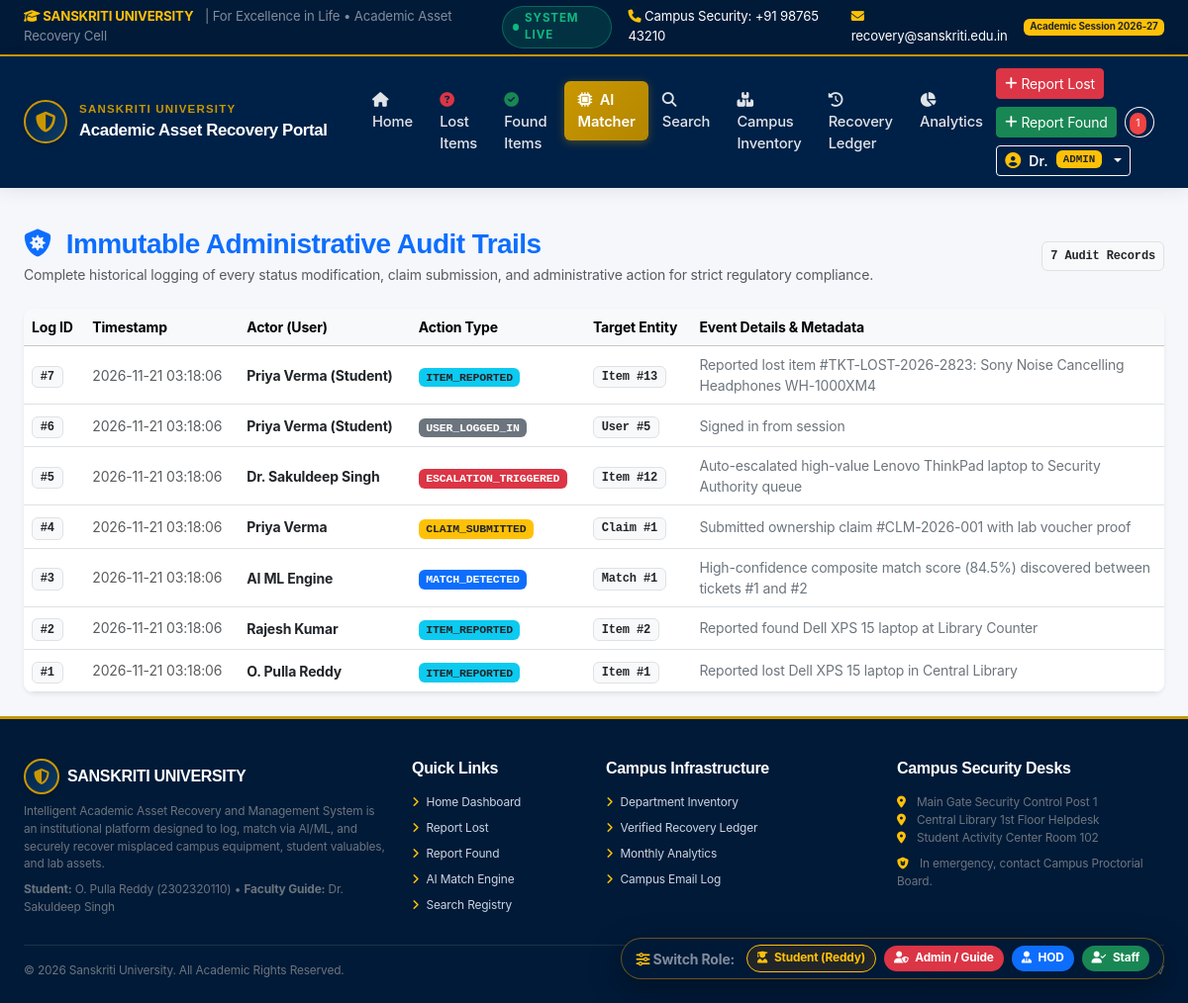
Page /admin/audit-logs (signed in) on the earlier database version.
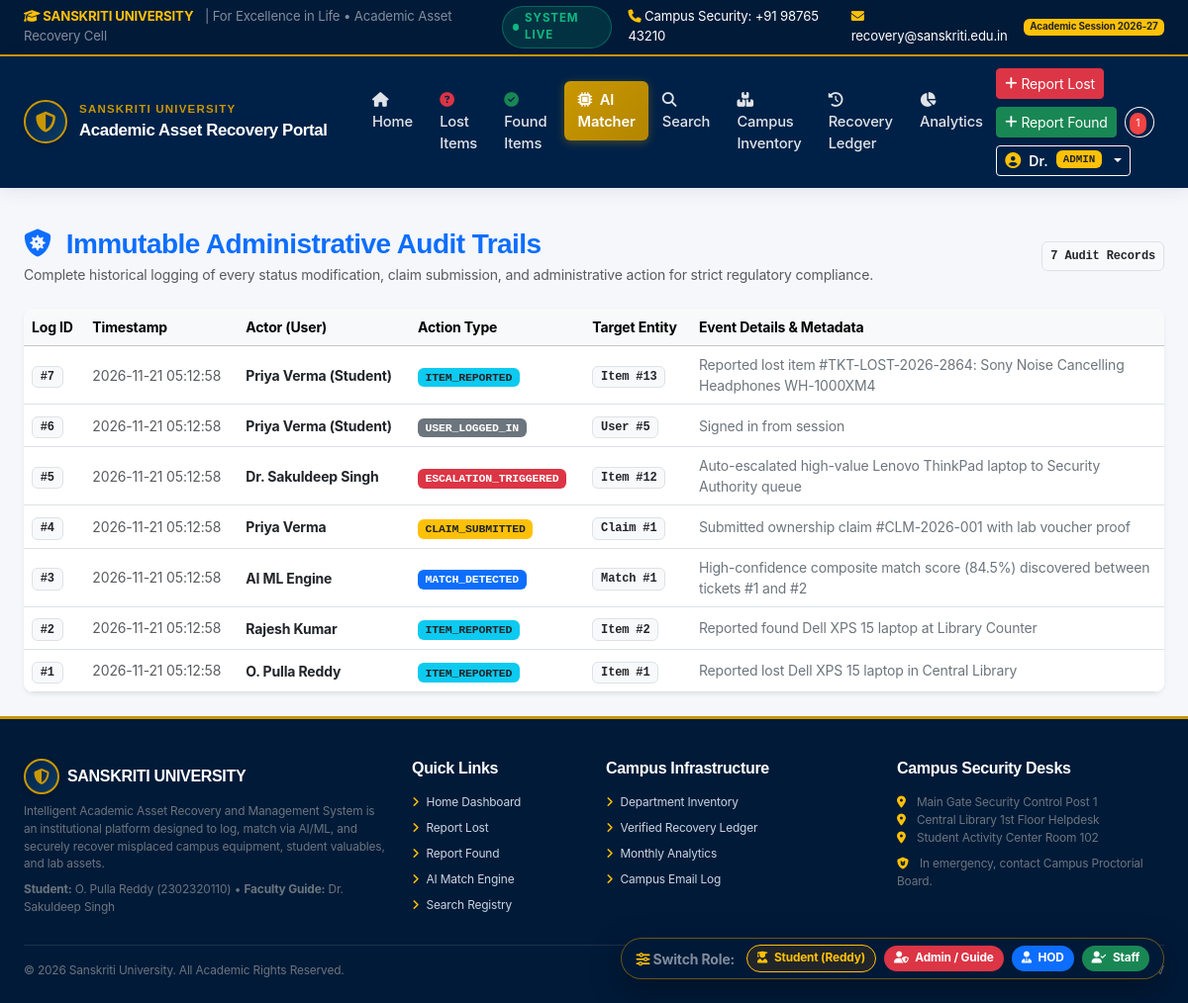
Same page on the later database version.
### tables this page shows
CREATE TABLE audit_logs (
        id INTEGER PRIMARY KEY AUTOINCREMENT,
        user_id INTEGER,
        user_name TEXT,
        action TEXT NOT NULL,
        target_type TEXT NOT NULL,
        target_id INTEGER,
        details TEXT,
        timestamp TIMESTAMP DEFAULT CURRENT_TIMESTAMP,
        FOREIGN KEY (user_id) REFERENCES users (id) ON DELETE SET NULL
    );

### app.py (the view)
@app.route('/admin/audit-logs')
@login_required
@role_required('admin', 'staff', 'dept_head')
def admin_audit_logs():
    logs = database.query_db("SELECT * FROM audit_logs ORDER BY id DESC LIMIT 100")
    return render_template('admin/audit_logs.html', logs=logs)

### app.py (called while the page is built)
@app.context_processor
def inject_global_template_data():
    user = get_current_user()
    unread_count = 0
    if user:
        row = database.query_db("SELECT COUNT(*) as c FROM notifications WHERE user_id = ? AND is_read = 0", (user['id'],), one=True)
        unread_count = row['c'] if row else 0
    return {
        'current_user': user,
        'unread_notifs_count': unread_count,
        'now_year': datetime.now().year
    }

### auth_helper.py (called while the page is built)
def get_current_user():
    if 'user_id' not in session:
        return None
    user = database.query_db("SELECT * FROM users WHERE id = ?", (session['user_id'],), one=True)
    return user

def login_required(f):
    @wraps(f)
    def decorated_function(*args, **kwargs):
        if 'user_id' not in session:
            flash("Please sign in with your university account to access this page.", "warning")
            return redirect(url_for('login', next=request.url))
        return f(*args, **kwargs)
    return decorated_function

### database.py (called while the page is built)
def get_db():
    if 'db' not in g:
        g.db = sqlite3.connect(DB_PATH)
        g.db.row_factory = sqlite3.Row
        g.db.execute("PRAGMA foreign_keys = ON")
    return g.db

### templates/admin/audit_logs.html (shortened to what this page needs)
{% extends 'base.html' %}
{% block content %}
<div class="container-fluid px-4">
    <div class="d-flex flex-column flex-md-row justify-content-between align-items-md-center mb-4 gap-3">
        <div>
            <h3 class="fw-bold mb-1 text-primary">
                <i class="fa-solid fa-shield-virus me-2"></i> Immutable Administrative Audit Trails
            </h3>
            <p class="text-muted small mb-0">Complete historical logging of every status modification, claim submission, and administrative action for strict regulatory compliance.</p>
        </div>
        <span class="badge bg-light text-dark border p-2 font-monospace">{{ logs|length }} Audit Records</span>
    </div>
    <div class="card shadow-sm border-0">
        <div class="card-body p-0">
            <div class="table-responsive">
                <table class="table table-hover align-middle mb-0">
                    <thead class="table-light small">
                        <tr>
                            <th>Log ID</th>
                            <th>Timestamp</th>
                            <th>Actor (User)</th>
                            <th>Action Type</th>
                            <th>Target Entity</th>
                            <th>Event Details &amp; Metadata</th>
                        </tr>
                    </thead>
                    <tbody>
                        {% for log in logs %}
                        <tr>
                            <td><span class="badge bg-light text-dark border font-monospace">#{{ log.id }}</span></td>
                            <td class="small text-muted text-nowrap">{{ log.timestamp }}</td>
                            <td>
                                <strong class="text-dark small">{{ log.user_name or 'System Automated' }}</strong>
                            </td>
                            <td>
                                <span class="badge {% if 'REPORTED' in log.action %}bg-info text-dark{% elif 'CLAIM' in log.action %}bg-warning text-dark{% elif 'MATCH' in log.action %}bg-primary{% elif 'ESCALAT' in log.action %}bg-danger{% else %}bg-secondary{% endif %} font-monospace" style="font-size: 0.72rem;">
                                    {{ log.action }}
                                </span>
                            </td>
                            <td>
                                <span class="badge bg-light text-dark border font-monospace">{{ log.target_type }} #{{ log.target_id }}</span>
                            </td>
                            <td class="small text-secondary" style="max-width: 450px;">
                                {{ log.details }}
                            </td>
                        </tr>
                        {% else %}
                        <tr>
                            <td colspan="6" class="text-center py-5 text-muted">No audit logs recorded yet.</td>
                        </tr>
                        {% endfor %}
                    </tbody>
                </table>
            </div>
        </div>
    </div>
</div>
{% endblock %}

Differences in the rows shown:
changed audit_logs id 7: timestamp "2026-11-21 03:18:06" → "2026-11-21 05:12:58"; details "Reported lost item #TKT-LOST-2026-2823: Sony Noise Cancelling Headphones WH-1000XM4" → "Reported lost item #TKT-LOST-2026-2864: Sony Noise Cancelling Headphones WH-1000XM4"
changed audit_logs "Signed in from session": timestamp "2026-11-21 03:18:06" → "2026-11-21 05:12:58"
changed audit_logs "Dr. Sakuldeep Singh": timestamp "2026-11-21 03:18:06" → "2026-11-21 05:12:58"
changed audit_logs "Priya Verma": timestamp "2026-11-21 03:18:06" → "2026-11-21 05:12:58"
changed audit_logs "AI ML Engine": timestamp "2026-11-21 03:18:06" → "2026-11-21 05:12:58"
changed audit_logs "Rajesh Kumar": timestamp "2026-11-21 03:18:06" → "2026-11-21 05:12:58"
changed audit_logs "O. Pulla Reddy": timestamp "2026-11-21 03:18:06" → "2026-11-21 05:12:58"
